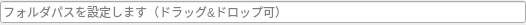
<?xml version="1.0" encoding="UTF-8"?>
<ui version="4.0">
 <class>UIFolderPathBox</class>
 <widget class="QWidget" name="UIFolderPathBox">
  <property name="geometry">
   <rect>
    <x>0</x>
    <y>0</y>
    <width>526</width>
    <height>25</height>
   </rect>
  </property>
  <property name="sizePolicy">
   <sizepolicy hsizetype="Preferred" vsizetype="Preferred">
    <horstretch>0</horstretch>
    <verstretch>0</verstretch>
   </sizepolicy>
  </property>
  <property name="maximumSize">
   <size>
    <width>16777215</width>
    <height>73</height>
   </size>
  </property>
  <property name="windowTitle">
   <string>Form</string>
  </property>
  <layout class="QHBoxLayout" name="horizontalLayout">
   <property name="spacing">
    <number>4</number>
   </property>
   <property name="leftMargin">
    <number>0</number>
   </property>
   <property name="topMargin">
    <number>0</number>
   </property>
   <property name="rightMargin">
    <number>0</number>
   </property>
   <property name="bottomMargin">
    <number>0</number>
   </property>
   <item>
    <widget class="QLineEdit" name="lineEdit">
     <property name="placeholderText">
      <string>フォルダパスを設定します（ドラッグ&amp;ドロップ可）</string>
     </property>
    </widget>
   </item>
  </layout>
 </widget>
 <resources/>
 <connections/>
</ui>
